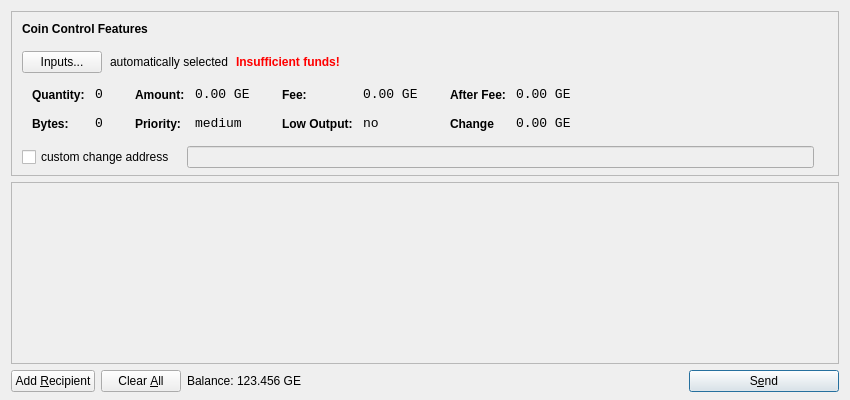
<?xml version="1.0" encoding="UTF-8"?>
<ui version="4.0">
 <class>SendCoinsDialog</class>
 <widget class="QDialog" name="SendCoinsDialog">
  <property name="geometry">
   <rect>
    <x>0</x>
    <y>0</y>
    <width>850</width>
    <height>400</height>
   </rect>
  </property>
  <property name="windowTitle">
   <string>Send Coins</string>
  </property>
  <layout class="QVBoxLayout" name="verticalLayout" stretch="0,1,0">
   <property name="bottomMargin">
    <number>8</number>
   </property>
   <item>
    <widget class="QFrame" name="frameCoinControl">
     <property name="sizePolicy">
      <sizepolicy hsizetype="Expanding" vsizetype="Expanding">
       <horstretch>0</horstretch>
       <verstretch>0</verstretch>
      </sizepolicy>
     </property>
     <property name="maximumSize">
      <size>
       <width>16777215</width>
       <height>16777215</height>
      </size>
     </property>
     <property name="frameShape">
      <enum>QFrame::StyledPanel</enum>
     </property>
     <property name="frameShadow">
      <enum>QFrame::Sunken</enum>
     </property>
     <layout class="QVBoxLayout" name="verticalLayoutCoinControl2">
      <property name="spacing">
       <number>6</number>
      </property>
      <property name="leftMargin">
       <number>0</number>
      </property>
      <property name="topMargin">
       <number>0</number>
      </property>
      <property name="rightMargin">
       <number>0</number>
      </property>
      <property name="bottomMargin">
       <number>6</number>
      </property>
      <item>
       <layout class="QVBoxLayout" name="verticalLayoutCoinControl" stretch="0,0,0,0,1">
        <property name="spacing">
         <number>0</number>
        </property>
        <property name="leftMargin">
         <number>10</number>
        </property>
        <property name="topMargin">
         <number>10</number>
        </property>
        <item>
         <layout class="QHBoxLayout" name="horizontalLayoutCoinControl1">
          <property name="bottomMargin">
           <number>15</number>
          </property>
          <item>
           <widget class="QLabel" name="labelCoinControlFeatures">
            <property name="sizePolicy">
             <sizepolicy hsizetype="Preferred" vsizetype="Maximum">
              <horstretch>0</horstretch>
              <verstretch>0</verstretch>
             </sizepolicy>
            </property>
            <property name="font">
             <font>
              <weight>75</weight>
              <bold>true</bold>
             </font>
            </property>
            <property name="styleSheet">
             <string notr="true">font-weight:bold;</string>
            </property>
            <property name="text">
             <string>Coin Control Features</string>
            </property>
           </widget>
          </item>
         </layout>
        </item>
        <item>
         <layout class="QHBoxLayout" name="horizontalLayoutCoinControl2" stretch="0,0,0,0">
          <property name="spacing">
           <number>8</number>
          </property>
          <property name="bottomMargin">
           <number>10</number>
          </property>
          <item>
           <widget class="QPushButton" name="pushButtonCoinControl">
            <property name="styleSheet">
             <string notr="true"/>
            </property>
            <property name="text">
             <string>Inputs...</string>
            </property>
           </widget>
          </item>
          <item>
           <widget class="QLabel" name="labelCoinControlAutomaticallySelected">
            <property name="text">
             <string>automatically selected</string>
            </property>
            <property name="margin">
             <number>5</number>
            </property>
           </widget>
          </item>
          <item>
           <widget class="QLabel" name="labelCoinControlInsuffFunds">
            <property name="font">
             <font>
              <weight>75</weight>
              <bold>true</bold>
             </font>
            </property>
            <property name="styleSheet">
             <string notr="true">color:red;font-weight:bold;</string>
            </property>
            <property name="text">
             <string>Insufficient funds!</string>
            </property>
            <property name="margin">
             <number>5</number>
            </property>
           </widget>
          </item>
          <item>
           <spacer name="horizontalSpacerCoinControl">
            <property name="orientation">
             <enum>Qt::Horizontal</enum>
            </property>
            <property name="sizeHint" stdset="0">
             <size>
              <width>40</width>
              <height>1</height>
             </size>
            </property>
           </spacer>
          </item>
         </layout>
        </item>
        <item>
         <widget class="QWidget" name="widgetCoinControl" native="true">
          <property name="sizePolicy">
           <sizepolicy hsizetype="Preferred" vsizetype="Preferred">
            <horstretch>0</horstretch>
            <verstretch>0</verstretch>
           </sizepolicy>
          </property>
          <property name="minimumSize">
           <size>
            <width>0</width>
            <height>0</height>
           </size>
          </property>
          <property name="styleSheet">
           <string notr="true"/>
          </property>
          <layout class="QHBoxLayout" name="horizontalLayoutCoinControl5">
           <property name="margin">
            <number>0</number>
           </property>
           <item>
            <layout class="QHBoxLayout" name="horizontalLayoutCoinControl3" stretch="0,0,0,1">
             <property name="spacing">
              <number>20</number>
             </property>
             <property name="topMargin">
              <number>0</number>
             </property>
             <property name="bottomMargin">
              <number>10</number>
             </property>
             <item>
              <layout class="QFormLayout" name="formLayoutCoinControl1">
               <property name="horizontalSpacing">
                <number>10</number>
               </property>
               <property name="verticalSpacing">
                <number>14</number>
               </property>
               <property name="leftMargin">
                <number>10</number>
               </property>
               <property name="topMargin">
                <number>4</number>
               </property>
               <property name="rightMargin">
                <number>6</number>
               </property>
               <item row="0" column="0">
                <widget class="QLabel" name="labelCoinControlQuantityText">
                 <property name="styleSheet">
                  <string notr="true">font-weight:bold;</string>
                 </property>
                 <property name="text">
                  <string>Quantity:</string>
                 </property>
                 <property name="margin">
                  <number>0</number>
                 </property>
                </widget>
               </item>
               <item row="0" column="1">
                <widget class="QLabel" name="labelCoinControlQuantity">
                 <property name="font">
                  <font>
                   <family>Monospace</family>
                   <pointsize>10</pointsize>
                  </font>
                 </property>
                 <property name="cursor">
                  <cursorShape>IBeamCursor</cursorShape>
                 </property>
                 <property name="contextMenuPolicy">
                  <enum>Qt::ActionsContextMenu</enum>
                 </property>
                 <property name="text">
                  <string>0</string>
                 </property>
                 <property name="margin">
                  <number>0</number>
                 </property>
                 <property name="textInteractionFlags">
                  <set>Qt::LinksAccessibleByMouse|Qt::TextSelectableByKeyboard|Qt::TextSelectableByMouse</set>
                 </property>
                </widget>
               </item>
               <item row="1" column="0">
                <widget class="QLabel" name="labelCoinControlBytesText">
                 <property name="styleSheet">
                  <string notr="true">font-weight:bold;</string>
                 </property>
                 <property name="text">
                  <string>Bytes:</string>
                 </property>
                </widget>
               </item>
               <item row="1" column="1">
                <widget class="QLabel" name="labelCoinControlBytes">
                 <property name="font">
                  <font>
                   <family>Monospace</family>
                   <pointsize>10</pointsize>
                  </font>
                 </property>
                 <property name="cursor">
                  <cursorShape>IBeamCursor</cursorShape>
                 </property>
                 <property name="contextMenuPolicy">
                  <enum>Qt::ActionsContextMenu</enum>
                 </property>
                 <property name="text">
                  <string>0</string>
                 </property>
                 <property name="textInteractionFlags">
                  <set>Qt::LinksAccessibleByMouse|Qt::TextSelectableByKeyboard|Qt::TextSelectableByMouse</set>
                 </property>
                </widget>
               </item>
              </layout>
             </item>
             <item>
              <layout class="QFormLayout" name="formLayoutCoinControl2">
               <property name="horizontalSpacing">
                <number>10</number>
               </property>
               <property name="verticalSpacing">
                <number>14</number>
               </property>
               <property name="leftMargin">
                <number>6</number>
               </property>
               <property name="topMargin">
                <number>4</number>
               </property>
               <property name="rightMargin">
                <number>6</number>
               </property>
               <item row="0" column="0">
                <widget class="QLabel" name="labelCoinControlAmountText">
                 <property name="styleSheet">
                  <string notr="true">font-weight:bold;</string>
                 </property>
                 <property name="text">
                  <string>Amount:</string>
                 </property>
                 <property name="margin">
                  <number>0</number>
                 </property>
                </widget>
               </item>
               <item row="0" column="1">
                <widget class="QLabel" name="labelCoinControlAmount">
                 <property name="font">
                  <font>
                   <family>Monospace</family>
                   <pointsize>10</pointsize>
                  </font>
                 </property>
                 <property name="cursor">
                  <cursorShape>IBeamCursor</cursorShape>
                 </property>
                 <property name="contextMenuPolicy">
                  <enum>Qt::ActionsContextMenu</enum>
                 </property>
                 <property name="text">
                  <string>0.00 GE</string>
                 </property>
                 <property name="textInteractionFlags">
                  <set>Qt::LinksAccessibleByMouse|Qt::TextSelectableByKeyboard|Qt::TextSelectableByMouse</set>
                 </property>
                </widget>
               </item>
               <item row="1" column="0">
                <widget class="QLabel" name="labelCoinControlPriorityText">
                 <property name="styleSheet">
                  <string notr="true">font-weight:bold;</string>
                 </property>
                 <property name="text">
                  <string>Priority:</string>
                 </property>
                </widget>
               </item>
               <item row="1" column="1">
                <widget class="QLabel" name="labelCoinControlPriority">
                 <property name="font">
                  <font>
                   <family>Monospace</family>
                   <pointsize>10</pointsize>
                  </font>
                 </property>
                 <property name="cursor">
                  <cursorShape>IBeamCursor</cursorShape>
                 </property>
                 <property name="contextMenuPolicy">
                  <enum>Qt::ActionsContextMenu</enum>
                 </property>
                 <property name="text">
                  <string>medium</string>
                 </property>
                 <property name="textInteractionFlags">
                  <set>Qt::LinksAccessibleByMouse|Qt::TextSelectableByKeyboard|Qt::TextSelectableByMouse</set>
                 </property>
                </widget>
               </item>
              </layout>
             </item>
             <item>
              <layout class="QFormLayout" name="formLayoutCoinControl3">
               <property name="horizontalSpacing">
                <number>10</number>
               </property>
               <property name="verticalSpacing">
                <number>14</number>
               </property>
               <property name="leftMargin">
                <number>6</number>
               </property>
               <property name="topMargin">
                <number>4</number>
               </property>
               <property name="rightMargin">
                <number>6</number>
               </property>
               <item row="0" column="0">
                <widget class="QLabel" name="labelCoinControlFeeText">
                 <property name="styleSheet">
                  <string notr="true">font-weight:bold;</string>
                 </property>
                 <property name="text">
                  <string>Fee:</string>
                 </property>
                 <property name="margin">
                  <number>0</number>
                 </property>
                </widget>
               </item>
               <item row="0" column="1">
                <widget class="QLabel" name="labelCoinControlFee">
                 <property name="font">
                  <font>
                   <family>Monospace</family>
                   <pointsize>10</pointsize>
                  </font>
                 </property>
                 <property name="cursor">
                  <cursorShape>IBeamCursor</cursorShape>
                 </property>
                 <property name="contextMenuPolicy">
                  <enum>Qt::ActionsContextMenu</enum>
                 </property>
                 <property name="text">
                  <string>0.00 GE</string>
                 </property>
                 <property name="textInteractionFlags">
                  <set>Qt::LinksAccessibleByMouse|Qt::TextSelectableByKeyboard|Qt::TextSelectableByMouse</set>
                 </property>
                </widget>
               </item>
               <item row="1" column="0">
                <widget class="QLabel" name="labelCoinControlLowOutputText">
                 <property name="styleSheet">
                  <string notr="true">font-weight:bold;</string>
                 </property>
                 <property name="text">
                  <string>Low Output:</string>
                 </property>
                </widget>
               </item>
               <item row="1" column="1">
                <widget class="QLabel" name="labelCoinControlLowOutput">
                 <property name="font">
                  <font>
                   <family>Monospace</family>
                   <pointsize>10</pointsize>
                  </font>
                 </property>
                 <property name="cursor">
                  <cursorShape>IBeamCursor</cursorShape>
                 </property>
                 <property name="contextMenuPolicy">
                  <enum>Qt::ActionsContextMenu</enum>
                 </property>
                 <property name="text">
                  <string>no</string>
                 </property>
                 <property name="textInteractionFlags">
                  <set>Qt::LinksAccessibleByMouse|Qt::TextSelectableByKeyboard|Qt::TextSelectableByMouse</set>
                 </property>
                </widget>
               </item>
              </layout>
             </item>
             <item>
              <layout class="QFormLayout" name="formLayoutCoinControl4">
               <property name="horizontalSpacing">
                <number>10</number>
               </property>
               <property name="verticalSpacing">
                <number>14</number>
               </property>
               <property name="leftMargin">
                <number>6</number>
               </property>
               <property name="topMargin">
                <number>4</number>
               </property>
               <property name="rightMargin">
                <number>6</number>
               </property>
               <item row="0" column="0">
                <widget class="QLabel" name="labelCoinControlAfterFeeText">
                 <property name="styleSheet">
                  <string notr="true">font-weight:bold;</string>
                 </property>
                 <property name="text">
                  <string>After Fee:</string>
                 </property>
                 <property name="margin">
                  <number>0</number>
                 </property>
                </widget>
               </item>
               <item row="0" column="1">
                <widget class="QLabel" name="labelCoinControlAfterFee">
                 <property name="font">
                  <font>
                   <family>Monospace</family>
                   <pointsize>10</pointsize>
                  </font>
                 </property>
                 <property name="cursor">
                  <cursorShape>IBeamCursor</cursorShape>
                 </property>
                 <property name="contextMenuPolicy">
                  <enum>Qt::ActionsContextMenu</enum>
                 </property>
                 <property name="text">
                  <string>0.00 GE</string>
                 </property>
                 <property name="textInteractionFlags">
                  <set>Qt::LinksAccessibleByMouse|Qt::TextSelectableByKeyboard|Qt::TextSelectableByMouse</set>
                 </property>
                </widget>
               </item>
               <item row="1" column="0">
                <widget class="QLabel" name="labelCoinControlChangeText">
                 <property name="styleSheet">
                  <string notr="true">font-weight:bold;</string>
                 </property>
                 <property name="text">
                  <string>Change</string>
                 </property>
                </widget>
               </item>
               <item row="1" column="1">
                <widget class="QLabel" name="labelCoinControlChange">
                 <property name="font">
                  <font>
                   <family>Monospace</family>
                   <pointsize>10</pointsize>
                  </font>
                 </property>
                 <property name="cursor">
                  <cursorShape>IBeamCursor</cursorShape>
                 </property>
                 <property name="contextMenuPolicy">
                  <enum>Qt::ActionsContextMenu</enum>
                 </property>
                 <property name="text">
                  <string>0.00 GE</string>
                 </property>
                 <property name="textInteractionFlags">
                  <set>Qt::LinksAccessibleByMouse|Qt::TextSelectableByKeyboard|Qt::TextSelectableByMouse</set>
                 </property>
                </widget>
               </item>
              </layout>
             </item>
            </layout>
           </item>
          </layout>
         </widget>
        </item>
        <item>
         <layout class="QHBoxLayout" name="horizontalLayoutCoinControl4" stretch="0,0,0">
          <property name="spacing">
           <number>12</number>
          </property>
          <property name="sizeConstraint">
           <enum>QLayout::SetDefaultConstraint</enum>
          </property>
          <property name="topMargin">
           <number>5</number>
          </property>
          <property name="rightMargin">
           <number>5</number>
          </property>
          <item>
           <widget class="QCheckBox" name="checkBoxCoinControlChange">
            <property name="text">
             <string>custom change address</string>
            </property>
           </widget>
          </item>
          <item>
           <widget class="QLineEdit" name="lineEditCoinControlChange">
            <property name="enabled">
             <bool>false</bool>
            </property>
            <property name="sizePolicy">
             <sizepolicy hsizetype="Expanding" vsizetype="Fixed">
              <horstretch>0</horstretch>
              <verstretch>0</verstretch>
             </sizepolicy>
            </property>
           </widget>
          </item>
          <item>
           <widget class="QLabel" name="labelCoinControlChangeLabel">
            <property name="sizePolicy">
             <sizepolicy hsizetype="Preferred" vsizetype="Expanding">
              <horstretch>0</horstretch>
              <verstretch>0</verstretch>
             </sizepolicy>
            </property>
            <property name="minimumSize">
             <size>
              <width>0</width>
              <height>0</height>
             </size>
            </property>
            <property name="text">
             <string/>
            </property>
            <property name="margin">
             <number>3</number>
            </property>
           </widget>
          </item>
         </layout>
        </item>
        <item>
         <spacer name="verticalSpacerCoinControl">
          <property name="orientation">
           <enum>Qt::Vertical</enum>
          </property>
          <property name="sizeHint" stdset="0">
           <size>
            <width>800</width>
            <height>1</height>
           </size>
          </property>
         </spacer>
        </item>
       </layout>
      </item>
     </layout>
    </widget>
   </item>
   <item>
    <widget class="QScrollArea" name="scrollArea">
     <property name="widgetResizable">
      <bool>true</bool>
     </property>
     <widget class="QWidget" name="scrollAreaWidgetContents">
      <property name="geometry">
       <rect>
        <x>0</x>
        <y>0</y>
        <width>830</width>
        <height>162</height>
       </rect>
      </property>
      <layout class="QVBoxLayout" name="verticalLayout_2">
       <property name="margin">
        <number>0</number>
       </property>
       <item>
        <layout class="QVBoxLayout" name="entries">
         <property name="spacing">
          <number>6</number>
         </property>
        </layout>
       </item>
       <item>
        <spacer name="verticalSpacer">
         <property name="orientation">
          <enum>Qt::Vertical</enum>
         </property>
         <property name="sizeHint" stdset="0">
          <size>
           <width>20</width>
           <height>40</height>
          </size>
         </property>
        </spacer>
       </item>
      </layout>
     </widget>
    </widget>
   </item>
   <item>
    <layout class="QHBoxLayout" name="horizontalLayout">
     <item>
      <widget class="QPushButton" name="addButton">
       <property name="toolTip">
        <string>Send to multiple recipients at once</string>
       </property>
       <property name="text">
        <string>Add &amp;Recipient</string>
       </property>
       <property name="icon">
        <iconset resource="../bitcoin.qrc">
         <normaloff>:/icons/add</normaloff>:/icons/add</iconset>
       </property>
       <property name="autoDefault">
        <bool>false</bool>
       </property>
      </widget>
     </item>
     <item>
      <widget class="QPushButton" name="clearButton">
       <property name="sizePolicy">
        <sizepolicy hsizetype="Minimum" vsizetype="Fixed">
         <horstretch>0</horstretch>
         <verstretch>0</verstretch>
        </sizepolicy>
       </property>
       <property name="toolTip">
        <string>Remove all transaction fields</string>
       </property>
       <property name="text">
        <string>Clear &amp;All</string>
       </property>
       <property name="icon">
        <iconset resource="../bitcoin.qrc">
         <normaloff>:/icons/remove</normaloff>:/icons/remove</iconset>
       </property>
       <property name="autoRepeatDelay">
        <number>300</number>
       </property>
       <property name="autoDefault">
        <bool>false</bool>
       </property>
      </widget>
     </item>
     <item>
      <layout class="QHBoxLayout" name="horizontalLayout_2">
       <property name="spacing">
        <number>3</number>
       </property>
       <item>
        <widget class="QLabel" name="label">
         <property name="sizePolicy">
          <sizepolicy hsizetype="Preferred" vsizetype="Fixed">
           <horstretch>0</horstretch>
           <verstretch>0</verstretch>
          </sizepolicy>
         </property>
         <property name="text">
          <string>Balance:</string>
         </property>
        </widget>
       </item>
       <item>
        <widget class="QLabel" name="labelBalance">
         <property name="sizePolicy">
          <sizepolicy hsizetype="Preferred" vsizetype="Fixed">
           <horstretch>0</horstretch>
           <verstretch>0</verstretch>
          </sizepolicy>
         </property>
         <property name="cursor">
          <cursorShape>IBeamCursor</cursorShape>
         </property>
         <property name="text">
          <string>123.456 GE</string>
         </property>
         <property name="textInteractionFlags">
          <set>Qt::LinksAccessibleByMouse|Qt::TextSelectableByKeyboard|Qt::TextSelectableByMouse</set>
         </property>
        </widget>
       </item>
      </layout>
     </item>
     <item>
      <spacer name="horizontalSpacer">
       <property name="orientation">
        <enum>Qt::Horizontal</enum>
       </property>
       <property name="sizeHint" stdset="0">
        <size>
         <width>40</width>
         <height>20</height>
        </size>
       </property>
      </spacer>
     </item>
     <item>
      <widget class="QPushButton" name="sendButton">
       <property name="minimumSize">
        <size>
         <width>150</width>
         <height>0</height>
        </size>
       </property>
       <property name="toolTip">
        <string>Confirm the send action</string>
       </property>
       <property name="text">
        <string>S&amp;end</string>
       </property>
       <property name="icon">
        <iconset resource="../bitcoin.qrc">
         <normaloff>:/icons/send</normaloff>:/icons/send</iconset>
       </property>
       <property name="default">
        <bool>true</bool>
       </property>
      </widget>
     </item>
    </layout>
   </item>
  </layout>
 </widget>
 <resources>
  <include location="../bitcoin.qrc"/>
 </resources>
 <connections/>
</ui>
